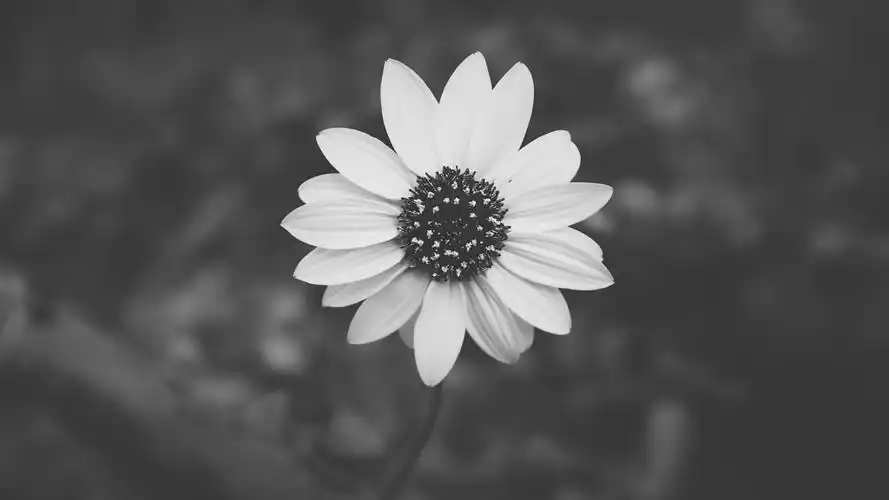
#> input picture 图像分割/图像分割2/img_1.png, 889 x 500 px
$ python main.py
#> lines starting #> are read from the running program, lines starting #| are printed output that depends on the picture; after the words box and inside, x2 and y2 are one past the last pixel; in counts of white or black regions, pixels touching at a corner belong together
import cv2
import numpy as np
from matplotlib import pyplot as plt

# 读取图像
image = cv2.imread('img_1.png', cv2.IMREAD_GRAYSCALE)  # 确保路径正确
#> image: shape (500, 889); min 0, max 255, mean 86.5

# 使用Canny算子进行边缘检测
canny_edges = cv2.Canny(image, 100, 200)
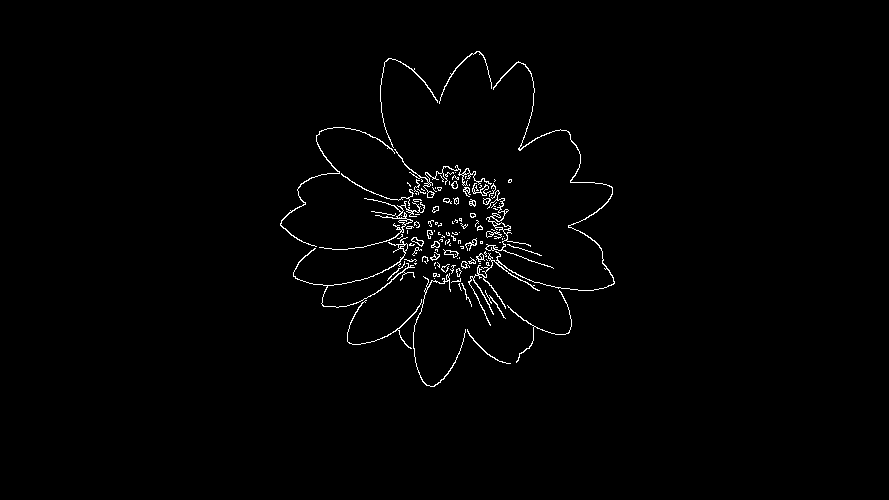
#> canny_edges: shape (500, 889); 1.2% white in thin lines or dots, all inside (x1, y1, x2, y2) = (280, 51, 615, 387)

# 使用Prewitt算子进行边缘检测
kernelx = np.array([[1, 1, 1], [0, 0, 0], [-1, -1, -1]])
kernely = np.array([[1, 0, -1], [1, 0, -1], [1, 0, -1]])
prewitt_x = cv2.filter2D(image, -1, kernelx)
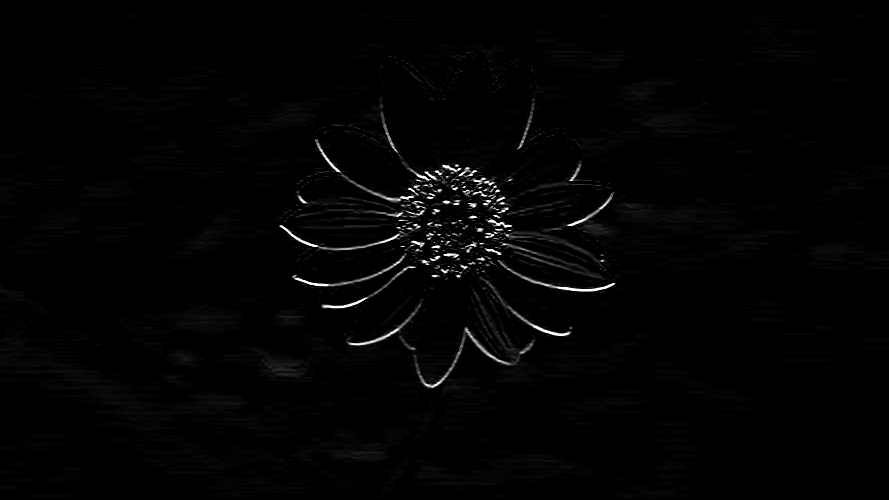
#> prewitt_x: shape (500, 889); min 0, max 255, mean 3.4
prewitt_y = cv2.filter2D(image, -1, kernely)
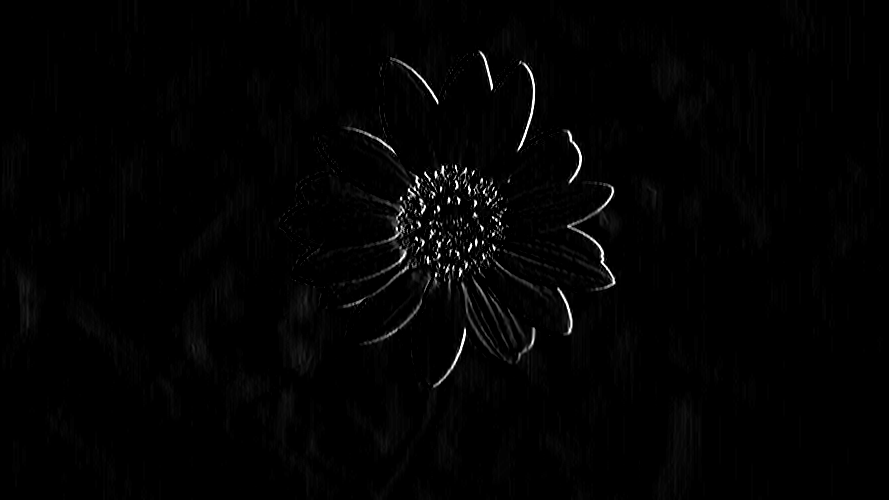
#> prewitt_y: shape (500, 889); min 0, max 255, mean 3
prewitt_edges = cv2.addWeighted(prewitt_x, 0.5, prewitt_y, 0.5, 0)

# 显示结果
plt.figure(figsize=(12, 8))

plt.subplot(131)
plt.imshow(image, cmap='gray')
plt.title('Original Image'), plt.xticks([]), plt.yticks([])

plt.subplot(132)
plt.imshow(canny_edges, cmap='gray')
plt.title('Canny Edge Detection'), plt.xticks([]), plt.yticks([])

plt.subplot(133)
plt.imshow(prewitt_edges, cmap='gray')
plt.title('Prewitt Edge Detection'), plt.xticks([]), plt.yticks([])

plt.show()
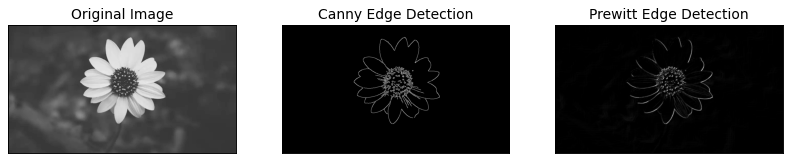
#> figure drawn by matplotlib, 3 panels
